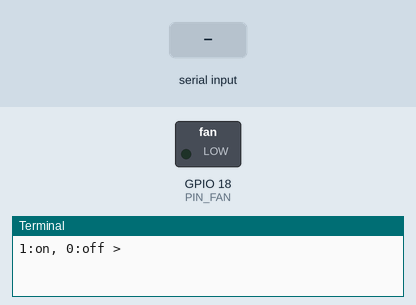
Recording of a program running on a simulated Raspberry Pi (BCM pin numbers). Parts: switched loads named in the program (green lamp = pin HIGH), the last lines printed to the terminal. The inputs (shaded band) are chosen by the test bench.

Above: at 1.2 s.
1.3 s: "1" typed at the terminal, then Enter
At 2.5 s:
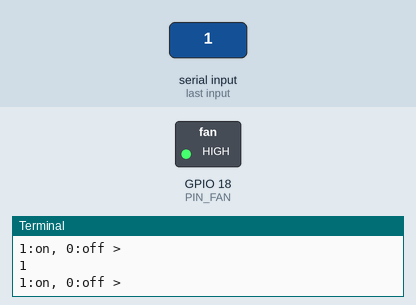
2.8 s: "0" typed at the terminal, then Enter
At 3.8 s:
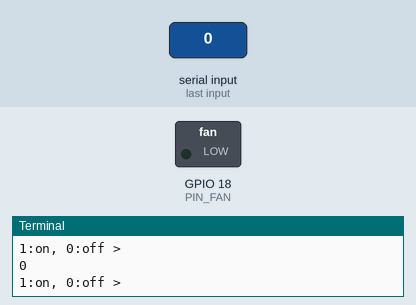
4.3 s: "2" typed at the terminal, then Enter
At 4.9 s:
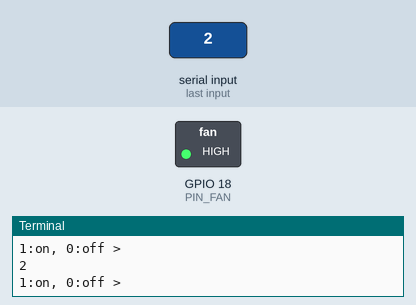
Timing chart, 0 to 7.3 s (numbered marks = the images above; inputs shaded):
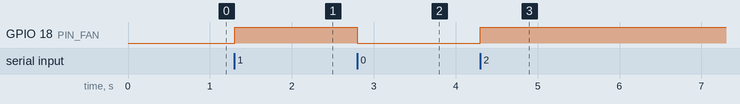

Measured:
- after the input at 1.3 s, GPIO 18 (PIN_FAN): LOW → HIGH at once
- after the input at 2.8 s, GPIO 18 (PIN_FAN): HIGH → LOW at once
- after the input at 4.3 s, GPIO 18 (PIN_FAN): LOW → HIGH at once

The program:

digital_out.py
```python
import RPi.GPIO as GPIO

PIN_FAN = 18

try:
    GPIO.setmode(GPIO.BCM)
    GPIO.setup(PIN_FAN, GPIO.OUT)

    while True:
        val = eval(input("1:on, 0:off > "))
        GPIO.output(PIN_FAN, val)
finally:
    print('clean up')
    GPIO.cleanup()
```
